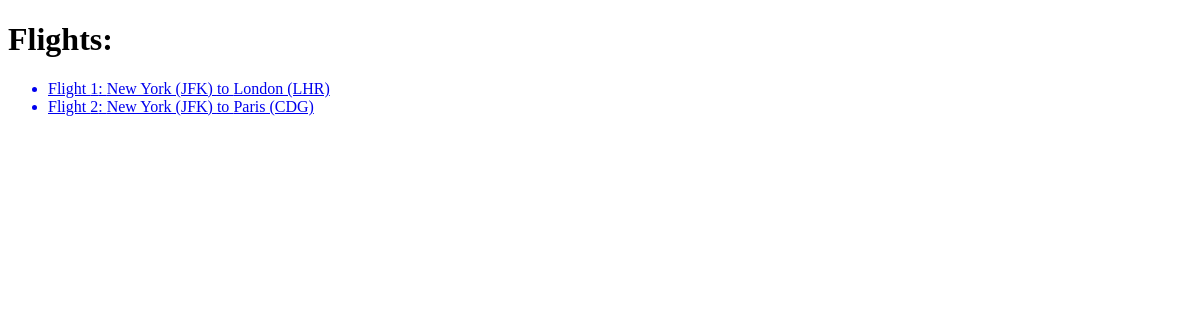
/flights/, run on an earlier commit of the app's database.
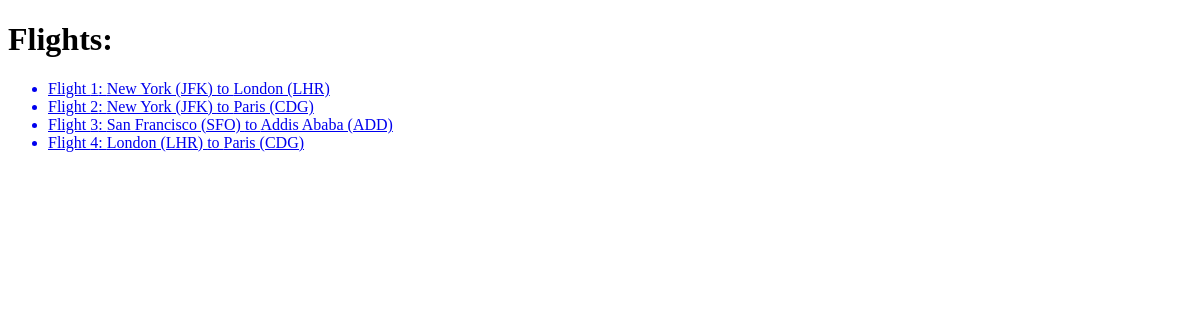
And on a later commit of the database.
### flights/models.py (models this page shows, shortened)
class Flight(models.Model):
    origin = models.ForeignKey(Airport, on_delete=models.CASCADE, related_name="departures")
    destination = models.ForeignKey(Airport, on_delete=models.CASCADE, related_name="arrivals")
    duration = models.IntegerField()

class Airport(models.Model):
    code = models.CharField(max_length=3)
    city = models.CharField(max_length=64)
    def __str__(self):
        return f"{self.city} ({self.code})"

### flights/views.py (the view)
# urls.py: path("", views.index, name="index"),
def index(request):
    return render(request, "flights/index.html", {
        "flights": Flight.objects.all()
    })

### flights/templates/flights/index.html
{% extends "flights/layout.html" %}
{% block body %}
    <h1>Flights:</h1>
    <ul>
        {% for flight in flights %}
            <a href="{% url 'flight' flight.id %}">
                <li>Flight {{ flight.id }}: {{ flight.origin }} to {{ flight.destination }}</li>
            </a>
        {% endfor %}
    </ul>
{% endblock %}

### flights/templates/flights/layout.html (shortened to what this page needs)
<!DOCTYPE html>
<html lang="en">
    <head>
    </head>
    <body>
        {% block body %}
        {% endblock %}
    </body>
</html>

What changed in the data, as far as the page shows it:
added Flight: id "3", origin "San Francisco (SFO)", destination "Addis Ababa (ADD)"
added Flight: id "4", origin "London (LHR)", destination "Paris (CDG)"
